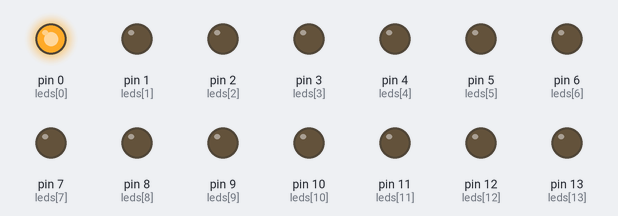
This sketch was run on a simulated Arduino Uno, built with avr-gcc and run on an emulated ATmega328P. Shown: output pins drawn as LEDs (lit = HIGH).

Above: at 0.1 s.
At 5.7 s:
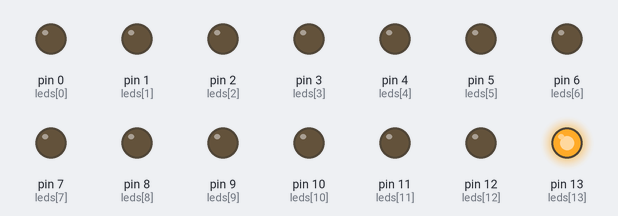
At 11.2 s:
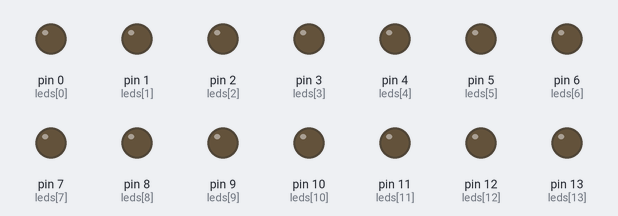
At 18.3 s:
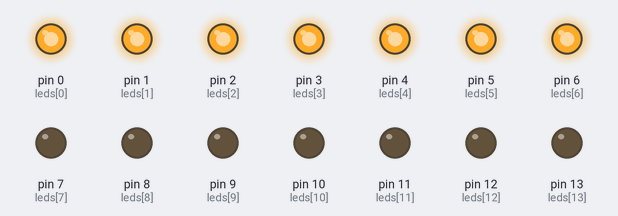
At 25.3 s:
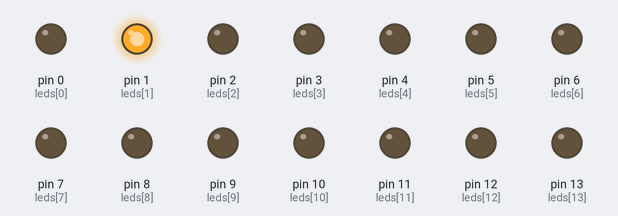
At 39.9 s:
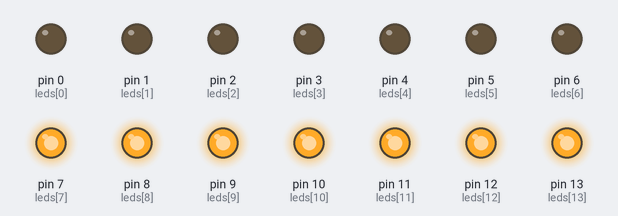
Timing chart, 0 to 40.0 s (numbered marks = the images above):
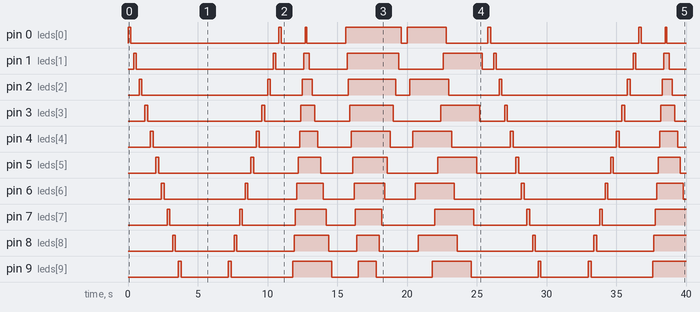

The sketch:

antes_Hugo__Sistemas_Microprocesados__Tarea_1__Simulacion_3_.ino
```cpp
void setup() {
  // put your setup code here, to run once:

// En la serie de luces_1.
// Se ha definido la variable contador.
// Se ha definido el vector leds [14] de 14 elementos.
// la primera sentencia condicional for da valores al contador desde 0 a 13 de uno en uno, además de encender y apagar Respectivamente cada led a medida que incrementa el valor del contador.
// La segunda sentencia for realiza el proceso contrario, es decir va desde 13 hasta 0.

//En la serie de luces_2.
// las dos primeras lineas se repiten de luces_1.
// la primera sentencia permite encender los leds del 14 al 1 de manera descendente y de uno en uno.
// la segunda los apaga de manera ascendente.
// la tercera los enciende de manera ascendiente.
// la cuarta los apaga de manera descendente.

//En la serie de luces_3.
// Ademas de las dos lineas que se repiten de las anteriores series se ha definido una nueva variable n.
// la primera sentencia for da valores al contador de 0 a 13 de uno en uno.
// luego la variable n se utiliza para almacenar la division del contador para 2.
// Tambien se ha utilizado un condicional if para que reconosca los numeros pares es decir n=0 y encender los leds conectados a los pines pares de manera ascendente.
//En la siguiente linea  es un proceso similar pero esta vez se reconoce y enciende los leds impares de manera descendente.
//En la siguiente linea se apaga los pares en forma ascendente y en la ultima se apagan los impares en forma descendente.

}

 void luces_1 () {
   int contador;
   int leds[14]={0,1,2,3,4,5,6,7,8,9,10,11,12,13};
   for (contador=0;contador<=13;contador ++){pinMode(contador, OUTPUT);digitalWrite (leds[contador], HIGH); delay(200); digitalWrite (leds[contador],LOW); delay (200);}
   for (contador=13;contador>=0;contador --){pinMode(contador, OUTPUT);digitalWrite (leds[contador], HIGH); delay(200); digitalWrite (leds[contador],LOW); delay (200);}
   delay(200);
}

 void luces_2 (){
   int contador;
   int leds[14]={0,1,2,3,4,5,6,7,8,9,10,11,12,13};
   for (contador=13;contador>=0;contador--){pinMode(contador,OUTPUT);digitalWrite(leds[contador],HIGH);delay(100);}
   for (contador=0;contador<14;contador ++){pinMode (contador,OUTPUT);digitalWrite(leds[contador],LOW);delay(200);}
   for (contador=0;contador<14;contador++){ pinMode(contador,OUTPUT);digitalWrite(leds[contador],HIGH);delay(100);}
   for (contador=13;contador>=0;contador--){pinMode(contador,OUTPUT);digitalWrite(leds[contador],LOW);delay(200);}
   delay(200);
}

void luces_3(){
  int contador;
  int n;
  int leds[14]={0,1,2,3,4,5,6,7,8,9,10,11,12,13};
  for (contador=0;contador <13;contador++) { n=contador%2;   if (n==0){pinMode(contador,OUTPUT);digitalWrite(leds[contador],HIGH);delay(200);}}
  for (contador=13;contador >=0;contador--){ n=contador%2;   if(n=!0){pinMode(contador,OUTPUT);digitalWrite(leds[contador],HIGH);delay(100);}}
  for (contador=0;contador <13;contador++) { n=contador%2;   if (n==0){pinMode(contador,OUTPUT);digitalWrite(leds[contador],LOW);delay(200);}}
  for (contador=13;contador >=0;contador--){ n=contador%2;   if(n=!0){pinMode(contador,OUTPUT);digitalWrite(leds[contador],LOW);delay(100);}}
  delay(200);
}
void loop() {
    // put your main code here, to run repeatedly:
    luces_1();
    luces_2();
    luces_3();
}
```

Measured:
- by itself, pin 0 (leds[0]): LOW → HIGH at 0.00 s, → LOW 0.20 s later, → HIGH 10.6 s later, → LOW 0.20 s later, … (16 changes in this stretch)
- by itself, pin 1 (leds[1]): LOW → HIGH at 0.40 s, → LOW 0.20 s later, → HIGH 9.8 s later, → LOW 0.20 s later, … (16 changes in this stretch)
- by itself, pin 2 (leds[2]): LOW → HIGH at 0.80 s, → LOW 0.20 s later, → HIGH 9.0 s later, → LOW 0.20 s later, … (16 changes in this stretch)
- by itself, pin 3 (leds[3]): LOW → HIGH at 1.2 s, → LOW 0.20 s later, → HIGH 8.2 s later, → LOW 0.20 s later, … (16 changes in this stretch)
- by itself, pin 4 (leds[4]): LOW → HIGH at 1.6 s, → LOW 0.20 s later, → HIGH 7.4 s later, → LOW 0.20 s later, … (16 changes in this stretch)
- by itself, pin 5 (leds[5]): LOW → HIGH at 2.0 s, → LOW 0.20 s later, → HIGH 6.6 s later, → LOW 0.20 s later, … (16 changes in this stretch)
- by itself, pin 6 (leds[6]): LOW → HIGH at 2.4 s, → LOW 0.20 s later, → HIGH 5.8 s later, → LOW 0.20 s later, … (16 changes in this stretch)
- by itself, pin 7 (leds[7]): LOW → HIGH at 2.8 s, → LOW 0.20 s later, → HIGH 5.0 s later, → LOW 0.20 s later, … (15 changes in this stretch)
